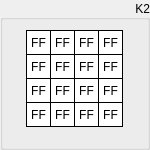
  <widget class="QGroupBox" name="groupK2">
   <property name="geometry">
    <rect>
     <x>320</x>
     <y>0</y>
     <width>150</width>
     <height>150</height>
    </rect>
   </property>
   <property name="sizePolicy">
    <sizepolicy hsizetype="Fixed" vsizetype="Fixed">
     <horstretch>0</horstretch>
     <verstretch>0</verstretch>
    </sizepolicy>
   </property>
   <property name="styleSheet">
    <string notr="true"/>
   </property>
   <property name="title">
    <string>K2</string>
   </property>
   <property name="alignment">
    <set>Qt::AlignRight|Qt::AlignTrailing|Qt::AlignVCenter</set>
   </property>
   <widget class="QLabel" name="k2byte15">
    <property name="enabled">
     <bool>true</bool>
    </property>
    <property name="geometry">
     <rect>
      <x>98</x>
      <y>102</y>
      <width>25</width>
      <height>25</height>
     </rect>
    </property>
    <property name="sizePolicy">
     <sizepolicy hsizetype="Fixed" vsizetype="Fixed">
      <horstretch>0</horstretch>
      <verstretch>0</verstretch>
     </sizepolicy>
    </property>
    <property name="font">
     <font>
      <kerning>true</kerning>
     </font>
    </property>
    <property name="layoutDirection">
     <enum>Qt::LeftToRight</enum>
    </property>
    <property name="styleSheet">
     <string notr="true">QLabel {
	 border-width: 1px;
     border-style: solid;
     border-color: black; 
     background-color: white;
}</string>
    </property>
    <property name="text">
     <string>FF</string>
    </property>
    <property name="alignment">
     <set>Qt::AlignCenter</set>
    </property>
   </widget>
   <widget class="QLabel" name="k2byte13">
    <property name="enabled">
     <bool>true</bool>
    </property>
    <property name="geometry">
     <rect>
      <x>98</x>
      <y>54</y>
      <width>25</width>
      <height>25</height>
     </rect>
    </property>
    <property name="sizePolicy">
     <sizepolicy hsizetype="Fixed" vsizetype="Fixed">
      <horstretch>0</horstretch>
      <verstretch>0</verstretch>
     </sizepolicy>
    </property>
    <property name="font">
     <font>
      <kerning>true</kerning>
     </font>
    </property>
    <property name="layoutDirection">
     <enum>Qt::LeftToRight</enum>
    </property>
    <property name="styleSheet">
     <string notr="true">QLabel {
	 border-width: 1px;
     border-style: solid;
     border-color: black; 
     background-color: white;
}</string>
    </property>
    <property name="text">
     <string>FF</string>
    </property>
    <property name="alignment">
     <set>Qt::AlignCenter</set>
    </property>
   </widget>
   <widget class="QLabel" name="k2byte14">
    <property name="enabled">
     <bool>true</bool>
    </property>
    <property name="geometry">
     <rect>
      <x>98</x>
      <y>78</y>
      <width>25</width>
      <height>25</height>
     </rect>
    </property>
    <property name="sizePolicy">
     <sizepolicy hsizetype="Fixed" vsizetype="Fixed">
      <horstretch>0</horstretch>
      <verstretch>0</verstretch>
     </sizepolicy>
    </property>
    <property name="font">
     <font>
      <kerning>true</kerning>
     </font>
    </property>
    <property name="layoutDirection">
     <enum>Qt::LeftToRight</enum>
    </property>
    <property name="styleSheet">
     <string notr="true">QLabel {
	 border-width: 1px;
     border-style: solid;
     border-color: black; 
     background-color: white;
}</string>
    </property>
    <property name="text">
     <string>FF</string>
    </property>
    <property name="alignment">
     <set>Qt::AlignCenter</set>
    </property>
   </widget>
   <widget class="QLabel" name="k2byte06">
    <property name="enabled">
     <bool>true</bool>
    </property>
    <property name="geometry">
     <rect>
      <x>50</x>
      <y>78</y>
      <width>25</width>
      <height>25</height>
     </rect>
    </property>
    <property name="sizePolicy">
     <sizepolicy hsizetype="Fixed" vsizetype="Fixed">
      <horstretch>0</horstretch>
      <verstretch>0</verstretch>
     </sizepolicy>
    </property>
    <property name="font">
     <font>
      <kerning>true</kerning>
     </font>
    </property>
    <property name="layoutDirection">
     <enum>Qt::LeftToRight</enum>
    </property>
    <property name="styleSheet">
     <string notr="true">QLabel {
	 border-width: 1px;
     border-style: solid;
     border-color: black; 
     background-color: white;
}</string>
    </property>
    <property name="text">
     <string>FF</string>
    </property>
    <property name="alignment">
     <set>Qt::AlignCenter</set>
    </property>
   </widget>
   <widget class="QLabel" name="k2byte04">
    <property name="enabled">
     <bool>true</bool>
    </property>
    <property name="geometry">
     <rect>
      <x>50</x>
      <y>30</y>
      <width>25</width>
      <height>25</height>
     </rect>
    </property>
    <property name="sizePolicy">
     <sizepolicy hsizetype="Fixed" vsizetype="Fixed">
      <horstretch>0</horstretch>
      <verstretch>0</verstretch>
     </sizepolicy>
    </property>
    <property name="font">
     <font>
      <kerning>true</kerning>
     </font>
    </property>
    <property name="layoutDirection">
     <enum>Qt::LeftToRight</enum>
    </property>
    <property name="styleSheet">
     <string notr="true">QLabel {
	 border-width: 1px;
     border-style: solid;
     border-color: black; 
     background-color: white;
}</string>
    </property>
    <property name="text">
     <string>FF</string>
    </property>
    <property name="alignment">
     <set>Qt::AlignCenter</set>
    </property>
   </widget>
   <widget class="QLabel" name="k2byte02">
    <property name="enabled">
     <bool>true</bool>
    </property>
    <property name="geometry">
     <rect>
      <x>26</x>
      <y>78</y>
      <width>25</width>
      <height>25</height>
     </rect>
    </property>
    <property name="sizePolicy">
     <sizepolicy hsizetype="Fixed" vsizetype="Fixed">
      <horstretch>0</horstretch>
      <verstretch>0</verstretch>
     </sizepolicy>
    </property>
    <property name="font">
     <font>
      <kerning>true</kerning>
     </font>
    </property>
    <property name="layoutDirection">
     <enum>Qt::LeftToRight</enum>
    </property>
    <property name="styleSheet">
     <string notr="true">QLabel {
	 border-width: 1px;
     border-style: solid;
     border-color: black; 
     background-color: white;
}</string>
    </property>
    <property name="text">
     <string>FF</string>
    </property>
    <property name="alignment">
     <set>Qt::AlignCenter</set>
    </property>
   </widget>
   <widget class="QLabel" name="k2byte10">
    <property name="enabled">
     <bool>true</bool>
    </property>
    <property name="geometry">
     <rect>
      <x>74</x>
      <y>78</y>
      <width>25</width>
      <height>25</height>
     </rect>
    </property>
    <property name="sizePolicy">
     <sizepolicy hsizetype="Fixed" vsizetype="Fixed">
      <horstretch>0</horstretch>
      <verstretch>0</verstretch>
     </sizepolicy>
    </property>
    <property name="font">
     <font>
      <kerning>true</kerning>
     </font>
    </property>
    <property name="layoutDirection">
     <enum>Qt::LeftToRight</enum>
    </property>
    <property name="styleSheet">
     <string notr="true">QLabel {
	 border-width: 1px;
     border-style: solid;
     border-color: black; 
     background-color: white;
}</string>
    </property>
    <property name="text">
     <string>FF</string>
    </property>
    <property name="alignment">
     <set>Qt::AlignCenter</set>
    </property>
   </widget>
   <widget class="QLabel" name="k2byte09">
    <property name="enabled">
     <bool>true</bool>
    </property>
    <property name="geometry">
     <rect>
      <x>74</x>
      <y>54</y>
      <width>25</width>
      <height>25</height>
     </rect>
    </property>
    <property name="sizePolicy">
     <sizepolicy hsizetype="Fixed" vsizetype="Fixed">
      <horstretch>0</horstretch>
      <verstretch>0</verstretch>
     </sizepolicy>
    </property>
    <property name="font">
     <font>
      <kerning>true</kerning>
     </font>
    </property>
    <property name="layoutDirection">
     <enum>Qt::LeftToRight</enum>
    </property>
    <property name="styleSheet">
     <string notr="true">QLabel {
	 border-width: 1px;
     border-style: solid;
     border-color: black; 
     background-color: white;
}</string>
    </property>
    <property name="text">
     <string>FF</string>
    </property>
    <property name="alignment">
     <set>Qt::AlignCenter</set>
    </property>
   </widget>
   <widget class="QLabel" name="k2byte01">
    <property name="enabled">
     <bool>true</bool>
    </property>
    <property name="geometry">
     <rect>
      <x>26</x>
      <y>54</y>
      <width>25</width>
      <height>25</height>
     </rect>
    </property>
    <property name="sizePolicy">
     <sizepolicy hsizetype="Fixed" vsizetype="Fixed">
      <horstretch>0</horstretch>
      <verstretch>0</verstretch>
     </sizepolicy>
    </property>
    <property name="font">
     <font>
      <kerning>true</kerning>
     </font>
    </property>
    <property name="layoutDirection">
     <enum>Qt::LeftToRight</enum>
    </property>
    <property name="styleSheet">
     <string notr="true">QLabel {
	 border-width: 1px;
     border-style: solid;
     border-color: black; 
     background-color: white;
}</string>
    </property>
    <property name="text">
     <string>FF</string>
    </property>
    <property name="alignment">
     <set>Qt::AlignCenter</set>
    </property>
   </widget>
   <widget class="QLabel" name="k2byte08">
    <property name="enabled">
     <bool>true</bool>
    </property>
    <property name="geometry">
     <rect>
      <x>74</x>
      <y>30</y>
      <width>25</width>
      <height>25</height>
     </rect>
    </property>
    <property name="sizePolicy">
     <sizepolicy hsizetype="Fixed" vsizetype="Fixed">
      <horstretch>0</horstretch>
      <verstretch>0</verstretch>
     </sizepolicy>
    </property>
    <property name="font">
     <font>
      <kerning>true</kerning>
     </font>
    </property>
    <property name="layoutDirection">
     <enum>Qt::LeftToRight</enum>
    </property>
    <property name="styleSheet">
     <string notr="true">QLabel {
	 border-width: 1px;
     border-style: solid;
     border-color: black; 
     background-color: white;
}</string>
    </property>
    <property name="text">
     <string>FF</string>
    </property>
    <property name="alignment">
     <set>Qt::AlignCenter</set>
    </property>
   </widget>
   <widget class="QLabel" name="k2byte00">
    <property name="enabled">
     <bool>true</bool>
    </property>
    <property name="geometry">
     <rect>
      <x>26</x>
      <y>30</y>
      <width>25</width>
      <height>25</height>
     </rect>
    </property>
    <property name="sizePolicy">
     <sizepolicy hsizetype="Fixed" vsizetype="Fixed">
      <horstretch>0</horstretch>
      <verstretch>0</verstretch>
     </sizepolicy>
    </property>
    <property name="font">
     <font>
      <kerning>true</kerning>
     </font>
    </property>
    <property name="layoutDirection">
     <enum>Qt::LeftToRight</enum>
    </property>
    <property name="styleSheet">
     <string notr="true">QLabel {
	 border-width: 1px;
     border-style: solid;
     border-color: black; 
     background-color: white;
}</string>
    </property>
    <property name="text">
     <string>FF</string>
    </property>
    <property name="alignment">
     <set>Qt::AlignCenter</set>
    </property>
    <property name="wordWrap">
     <bool>false</bool>
    </property>
   </widget>
   <widget class="QLabel" name="k2byte07">
    <property name="enabled">
     <bool>true</bool>
    </property>
    <property name="geometry">
     <rect>
      <x>50</x>
      <y>102</y>
      <width>25</width>
      <height>25</height>
     </rect>
    </property>
    <property name="sizePolicy">
     <sizepolicy hsizetype="Fixed" vsizetype="Fixed">
      <horstretch>0</horstretch>
      <verstretch>0</verstretch>
     </sizepolicy>
    </property>
    <property name="font">
     <font>
      <kerning>true</kerning>
     </font>
    </property>
    <property name="layoutDirection">
     <enum>Qt::LeftToRight</enum>
    </property>
    <property name="styleSheet">
     <string notr="true">QLabel {
	 border-width: 1px;
     border-style: solid;
     border-color: black; 
     background-color: white;
}</string>
    </property>
    <property name="text">
     <string>FF</string>
    </property>
    <property name="alignment">
     <set>Qt::AlignCenter</set>
    </property>
   </widget>
   <widget class="QLabel" name="k2byte12">
    <property name="enabled">
     <bool>true</bool>
    </property>
    <property name="geometry">
     <rect>
      <x>98</x>
      <y>30</y>
      <width>25</width>
      <height>25</height>
     </rect>
    </property>
    <property name="sizePolicy">
     <sizepolicy hsizetype="Fixed" vsizetype="Fixed">
      <horstretch>0</horstretch>
      <verstretch>0</verstretch>
     </sizepolicy>
    </property>
    <property name="font">
     <font>
      <kerning>true</kerning>
     </font>
    </property>
    <property name="layoutDirection">
     <enum>Qt::LeftToRight</enum>
    </property>
    <property name="styleSheet">
     <string notr="true">QLabel {
	 border-width: 1px;
     border-style: solid;
     border-color: black; 
     background-color: white;
}</string>
    </property>
    <property name="text">
     <string>FF</string>
    </property>
    <property name="alignment">
     <set>Qt::AlignCenter</set>
    </property>
   </widget>
   <widget class="QLabel" name="k2byte03">
    <property name="enabled">
     <bool>true</bool>
    </property>
    <property name="geometry">
     <rect>
      <x>26</x>
      <y>102</y>
      <width>25</width>
      <height>25</height>
     </rect>
    </property>
    <property name="sizePolicy">
     <sizepolicy hsizetype="Fixed" vsizetype="Fixed">
      <horstretch>0</horstretch>
      <verstretch>0</verstretch>
     </sizepolicy>
    </property>
    <property name="font">
     <font>
      <kerning>true</kerning>
     </font>
    </property>
    <property name="layoutDirection">
     <enum>Qt::LeftToRight</enum>
    </property>
    <property name="styleSheet">
     <string notr="true">QLabel {
	 border-width: 1px;
     border-style: solid;
     border-color: black; 
     background-color: white;
}</string>
    </property>
    <property name="text">
     <string>FF</string>
    </property>
    <property name="alignment">
     <set>Qt::AlignCenter</set>
    </property>
   </widget>
   <widget class="QLabel" name="k2byte11">
    <property name="enabled">
     <bool>true</bool>
    </property>
    <property name="geometry">
     <rect>
      <x>74</x>
      <y>102</y>
      <width>25</width>
      <height>25</height>
     </rect>
    </property>
    <property name="sizePolicy">
     <sizepolicy hsizetype="Fixed" vsizetype="Fixed">
      <horstretch>0</horstretch>
      <verstretch>0</verstretch>
     </sizepolicy>
    </property>
    <property name="font">
     <font>
      <kerning>true</kerning>
     </font>
    </property>
    <property name="layoutDirection">
     <enum>Qt::LeftToRight</enum>
    </property>
    <property name="styleSheet">
     <string notr="true">QLabel {
	 border-width: 1px;
     border-style: solid;
     border-color: black; 
     background-color: white;
}</string>
    </property>
    <property name="text">
     <string>FF</string>
    </property>
    <property name="alignment">
     <set>Qt::AlignCenter</set>
    </property>
   </widget>
   <widget class="QLabel" name="k2byte05">
    <property name="enabled">
     <bool>true</bool>
    </property>
    <property name="geometry">
     <rect>
      <x>50</x>
      <y>54</y>
      <width>25</width>
      <height>25</height>
     </rect>
    </property>
    <property name="sizePolicy">
     <sizepolicy hsizetype="Fixed" vsizetype="Fixed">
      <horstretch>0</horstretch>
      <verstretch>0</verstretch>
     </sizepolicy>
    </property>
    <property name="font">
     <font>
      <kerning>true</kerning>
     </font>
    </property>
    <property name="layoutDirection">
     <enum>Qt::LeftToRight</enum>
    </property>
    <property name="styleSheet">
     <string notr="true">QLabel {
	 border-width: 1px;
     border-style: solid;
     border-color: black; 
     background-color: white;
}</string>
    </property>
    <property name="text">
     <string>FF</string>
    </property>
    <property name="alignment">
     <set>Qt::AlignCenter</set>
    </property>
   </widget>
  </widget>
